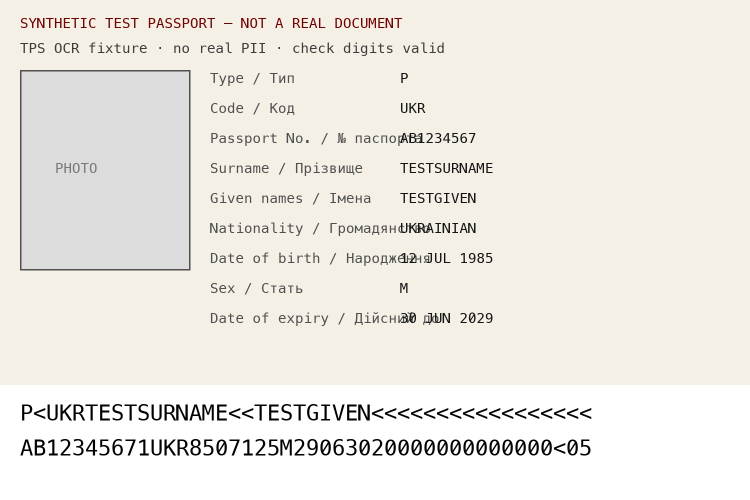
#> input picture test-fixtures/synthetic-passport.jpg, 1500 x 1000 px, found by its file name (shown at 1/2 size)
$ python gen_degraded_passports.py
#> lines starting #> are read from the running program, lines starting #| are printed output that depends on the picture
#!/usr/bin/env python3
"""
Generate degraded variants of the synthetic passport to simulate real-world
phone-photo conditions: rotation, blur, JPEG compression, partial crop,
brightness shift, glare overlay, and downscaling.

NO real PII. Pure transformation of the existing synthetic-passport.jpg.

Outputs go to /Users/sergiikuropiatnyk/work/uscis-helper/test-fixtures/degraded/.
Each is named after the degradation applied, so when the OCR endpoint
report comes back we can match failures to specific real-world hazards.
"""

from PIL import Image, ImageFilter, ImageEnhance, ImageDraw
import os
import io

SRC = '/Users/sergiikuropiatnyk/work/uscis-helper/test-fixtures/synthetic-passport.jpg'
OUT_DIR = '/Users/sergiikuropiatnyk/work/uscis-helper/test-fixtures/degraded'
os.makedirs(OUT_DIR, exist_ok=True)

base = Image.open(SRC).convert('RGB')
#> base is the input picture: PIL image 1500x1000 RGB; mean R, G, B 236.7, 233.8, 226.5
print(f'Source: {SRC}  size={base.size}')
#| Source: /Users/sergiikuropiatnyk/work/uscis-helper/test-fixtures/synthetic-passport.jpg  size=(1500, 1000)

# 1. Rotation — phone held at angle
for deg in (5, 15, 30):
    out = base.rotate(deg, expand=True, fillcolor=(0, 0, 0))
    p = os.path.join(OUT_DIR, f'rot_{deg}deg.jpg')
    out.save(p, 'JPEG', quality=85)
    print(f'  {p}  size={out.size}  {os.path.getsize(p)} bytes')

# 2. Gaussian blur — out-of-focus
for r in (1, 2, 4):
    out = base.filter(ImageFilter.GaussianBlur(radius=r))
    p = os.path.join(OUT_DIR, f'blur_r{r}.jpg')
    out.save(p, 'JPEG', quality=85)
    print(f'  {p}  {os.path.getsize(p)} bytes')
#> this loop made 3 passes
#|   /Users/sergiikuropiatnyk/work/uscis-helper/test-fixtures/degraded/blur_r1.jpg  94624 bytes
#|   /Users/sergiikuropiatnyk/work/uscis-helper/test-fixtures/degraded/blur_r2.jpg  78286 bytes
#|   /Users/sergiikuropiatnyk/work/uscis-helper/test-fixtures/degraded/blur_r4.jpg  60673 bytes

# 3. JPEG compression — low-quality WhatsApp-style
for q in (20, 40, 60):
    p = os.path.join(OUT_DIR, f'jpeg_q{q}.jpg')
    base.save(p, 'JPEG', quality=q)
    print(f'  {p}  {os.path.getsize(p)} bytes')

# 4. Downscale — too-small upload
for sz in (300, 600, 1000):
    factor = sz / base.size[0]
    new_h = int(base.size[1] * factor)
    out = base.resize((sz, new_h), Image.LANCZOS)
    p = os.path.join(OUT_DIR, f'downscale_{sz}w.jpg')
    out.save(p, 'JPEG', quality=85)
    print(f'  {p}  size={out.size}  {os.path.getsize(p)} bytes')

# 5. Brightness — low-light shot
for k in (0.4, 0.6, 1.4):
    out = ImageEnhance.Brightness(base).enhance(k)
    p = os.path.join(OUT_DIR, f'bright_{k}.jpg')
    out.save(p, 'JPEG', quality=85)
    print(f'  {p}  {os.path.getsize(p)} bytes')
#> this loop made 3 passes
#|   /Users/sergiikuropiatnyk/work/uscis-helper/test-fixtures/degraded/bright_0.4.jpg  90651 bytes
#|   /Users/sergiikuropiatnyk/work/uscis-helper/test-fixtures/degraded/bright_0.6.jpg  105750 bytes
#|   /Users/sergiikuropiatnyk/work/uscis-helper/test-fixtures/degraded/bright_1.4.jpg  125684 bytes
#> pass 1, `out = ImageEnhance.Brightness(base).enhance(k)`:
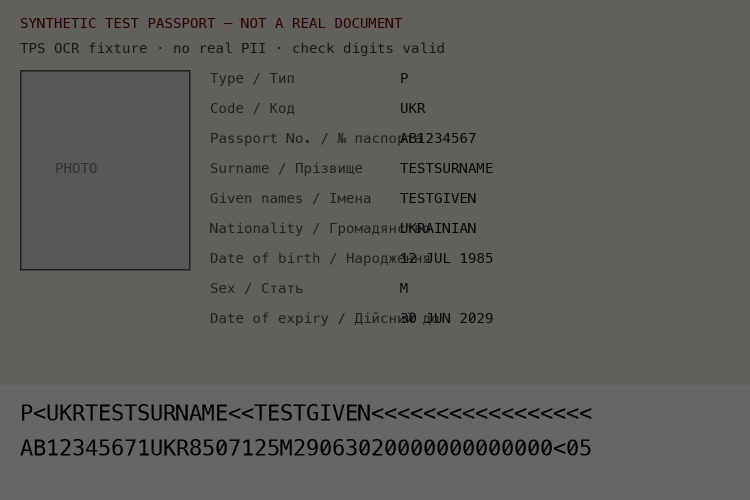
#> out: PIL image 1500x1000 RGB (shown at 1/2 size); mean R, G, B 94.3, 93.5, 90.2

# 6. Glare overlay — bright spot covering ~25% of MRZ
out = base.copy()
draw = ImageDraw.Draw(out, 'RGBA')
W, H = out.size
#> W = 1500; H = 1000
# A semi-transparent white ellipse over the MRZ region (bottom 1/5 of image)
mrz_y = int(H * 0.85)
#> mrz_y = 850
draw.ellipse(
    [int(W * 0.3), mrz_y - 20, int(W * 0.9), mrz_y + 80],
    fill=(255, 255, 230, 160),
)
p = os.path.join(OUT_DIR, 'glare_over_mrz.jpg')
out.save(p, 'JPEG', quality=85)
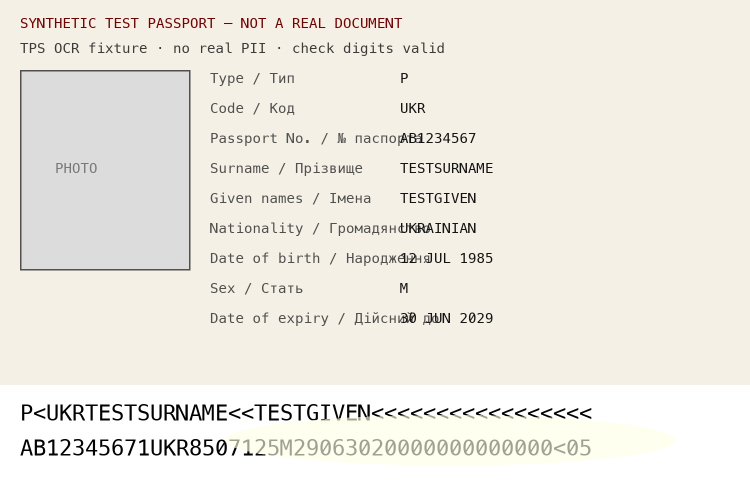
#> saved as glare_over_mrz.jpg: PIL image 1500x1000 RGB (shown at 1/2 size); mean R, G, B 237.7, 234.7, 226.7
print(f'  {p}  {os.path.getsize(p)} bytes')
#|   /Users/sergiikuropiatnyk/work/uscis-helper/test-fixtures/degraded/glare_over_mrz.jpg  125320 bytes

# 7. Partial crop — bottom 40% missing (no MRZ at all)
W, H = base.size
out = base.crop((0, 0, W, int(H * 0.6)))
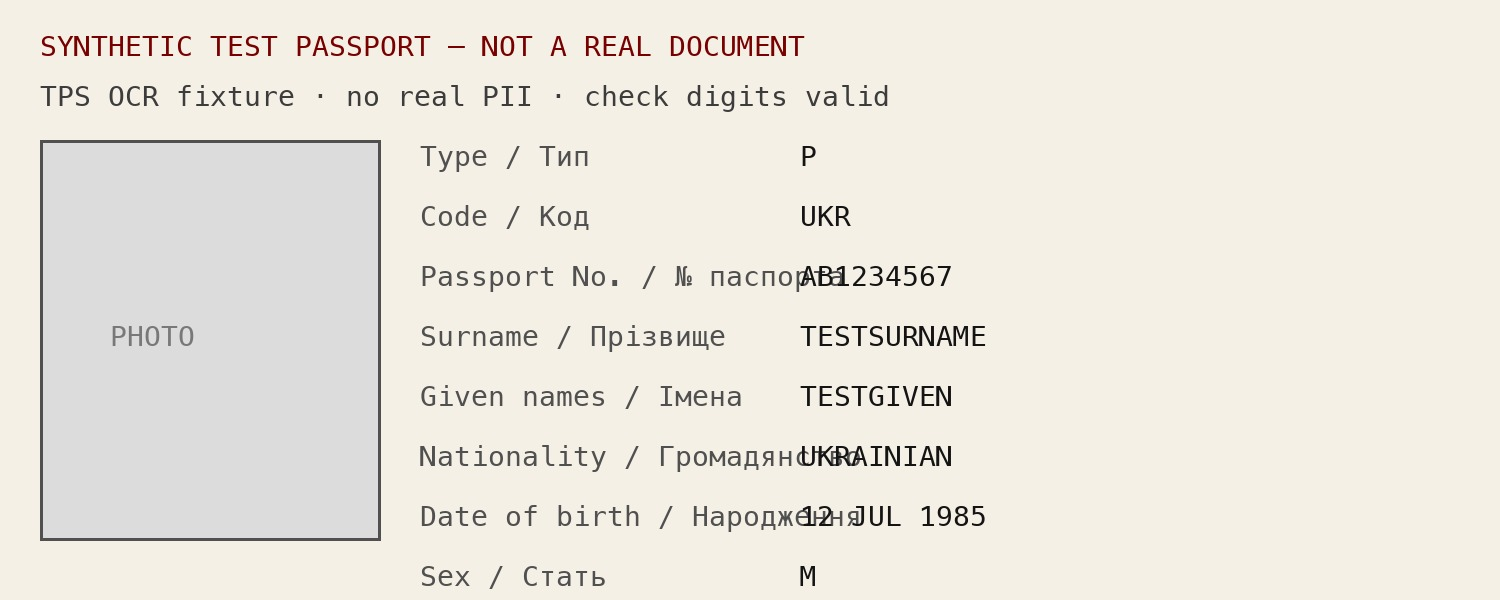
#> out: PIL image 1500x600 RGB; mean R, G, B 234.9, 231, 222.1
p = os.path.join(OUT_DIR, 'crop_no_mrz.jpg')
out.save(p, 'JPEG', quality=85)
print(f'  {p}  size={out.size}  {os.path.getsize(p)} bytes')
#|   /Users/sergiikuropiatnyk/work/uscis-helper/test-fixtures/degraded/crop_no_mrz.jpg  size=(1500, 600)  74942 bytes

# 8. Combined rotation + blur + low-light — pessimistic realistic phone shot
out = base.rotate(8, expand=True, fillcolor=(0, 0, 0))
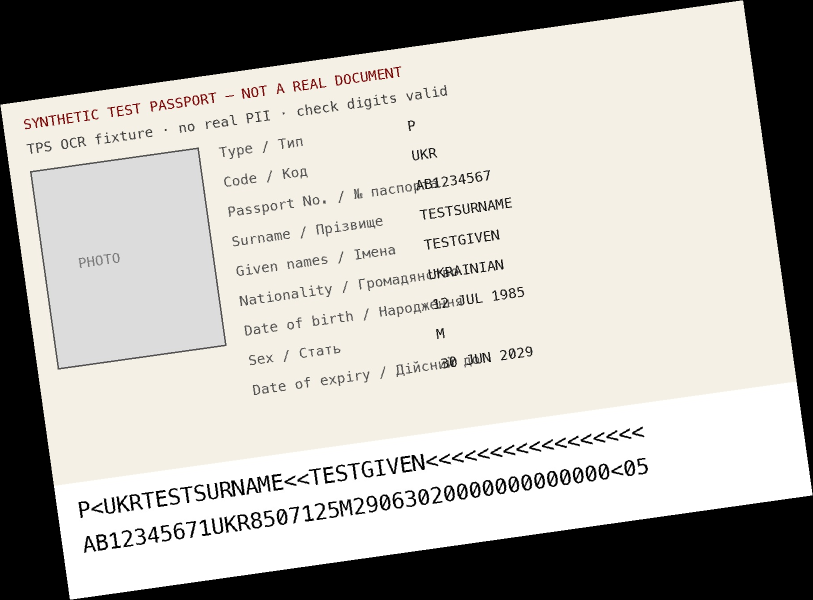
#> out: PIL image 1626x1200 RGB (shown at 1/2 size); mean R, G, B 182, 179.7, 174.1
out = out.filter(ImageFilter.GaussianBlur(radius=1.2))
out = ImageEnhance.Brightness(out).enhance(0.7)
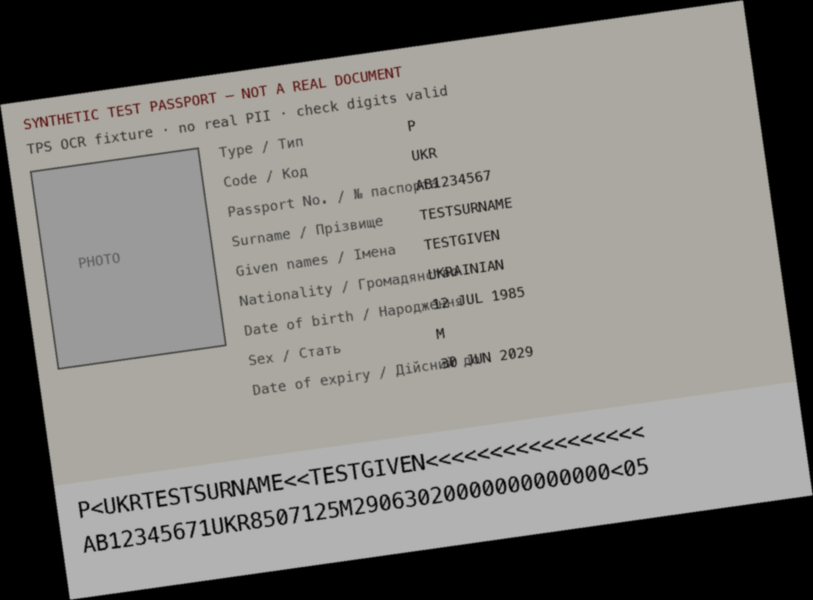
#> out: PIL image 1626x1200 RGB (shown at 1/2 size); mean R, G, B 126.9, 125.7, 121.6
p = os.path.join(OUT_DIR, 'realistic_phone.jpg')
out.save(p, 'JPEG', quality=70)
print(f'  {p}  {os.path.getsize(p)} bytes')
#|   /Users/sergiikuropiatnyk/work/uscis-helper/test-fixtures/degraded/realistic_phone.jpg  81642 bytes

# 9. Garbage — completely unrelated image (cat-like pattern) to test that
# the OCR pipeline rejects non-document content gracefully.
garbage = Image.new('RGB', (1200, 800), (210, 180, 130))
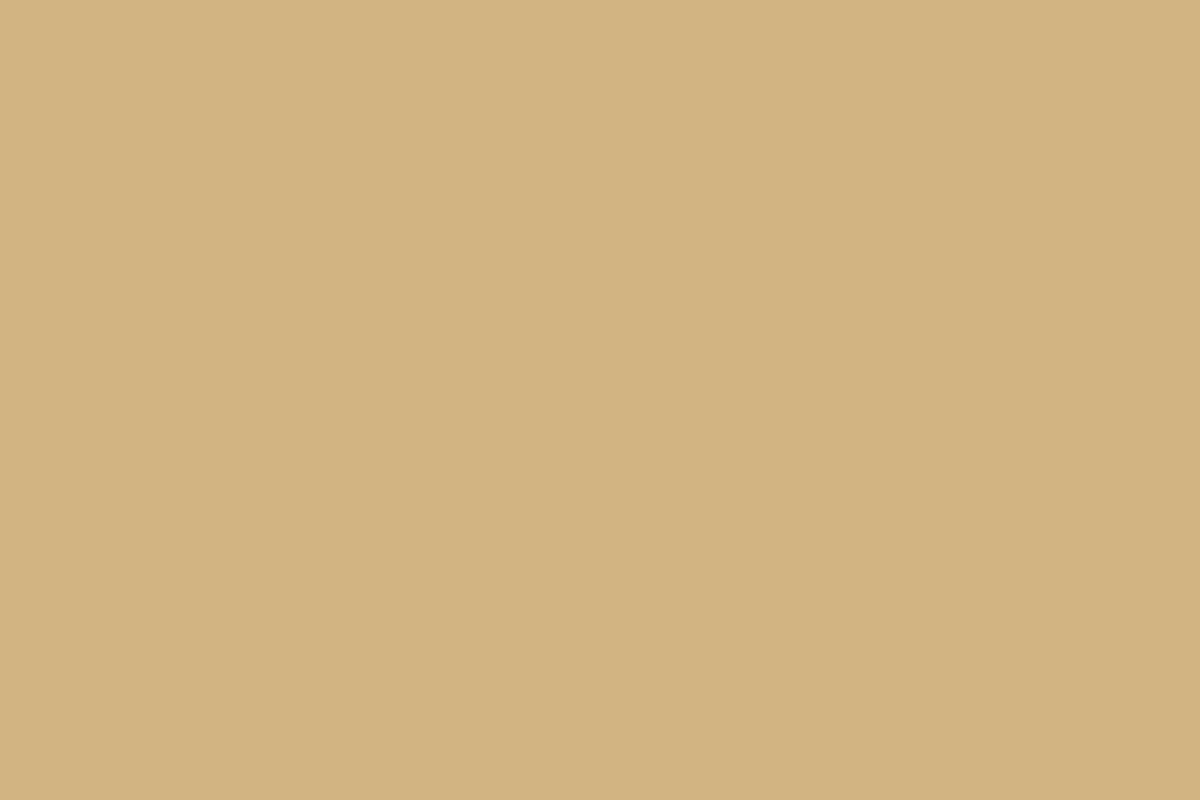
#> garbage: PIL image 1200x800 RGB; mean R, G, B 210, 180, 130
gd = ImageDraw.Draw(garbage)
for x in range(0, 1200, 40):
    gd.line([(x, 0), (x, 800)], fill=(180, 150, 100), width=2)
p = os.path.join(OUT_DIR, 'garbage_non_document.jpg')
garbage.save(p, 'JPEG', quality=85)
print(f'  {p}  {os.path.getsize(p)} bytes')
#|   /Users/sergiikuropiatnyk/work/uscis-helper/test-fixtures/degraded/garbage_non_document.jpg  51252 bytes

# 10. Tiny image — should be rejected by the quality gate
tiny = base.resize((50, 50), Image.LANCZOS)
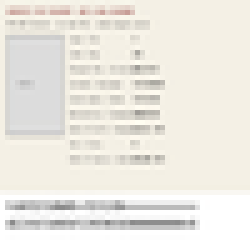
#> tiny: PIL image 50x50 RGB (shown 5 times larger); mean R, G, B 236.5, 233.6, 226.3
p = os.path.join(OUT_DIR, 'tiny_50x50.jpg')
tiny.save(p, 'JPEG', quality=85)
print(f'  {p}  {os.path.getsize(p)} bytes')
#|   /Users/sergiikuropiatnyk/work/uscis-helper/test-fixtures/degraded/tiny_50x50.jpg  1185 bytes

print('\nDone. ls:')
for f in sorted(os.listdir(OUT_DIR)):
    full = os.path.join(OUT_DIR, f)
    print(f'  {f}  {os.path.getsize(full)} bytes')
#|   bright_0.4.jpg  90651 bytes
